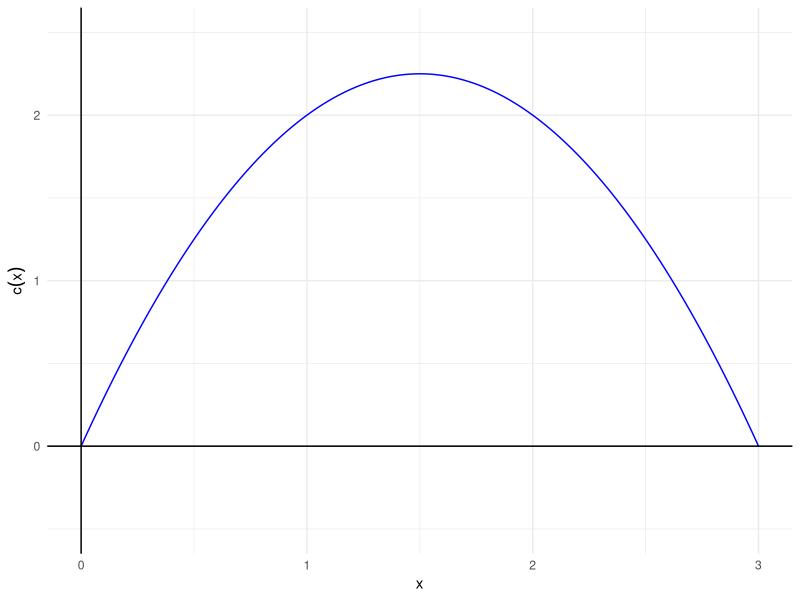

Generate this figure with R:
# Load necessary library
library(ggplot2)

# Define the function c(x) = -x^2 + 3x
c_x <- function(x) {
  return(-x^2 + 3 * x)
}

# Generate x values
x_values <- seq(0, 3, length.out = 400)

# Calculate c(x) values
y_values <- c_x(x_values)

# Create a data frame for plotting
data <- data.frame(x = x_values, c_x = y_values)

# Plotting the function
ggplot(data, aes(x = x, y = c_x)) +
  geom_line(color = 'blue') +
  geom_hline(yintercept = 0, color = "black", linewidth = 0.5) +
  geom_vline(xintercept = 0, color = "black", linewidth = 0.5) +
  xlab("x") +
  ylab(expression(c(x))) +
  theme_minimal() +
  theme(plot.title = element_text(hjust = 0.5)) +
  ylim(-.5, 2.5)
